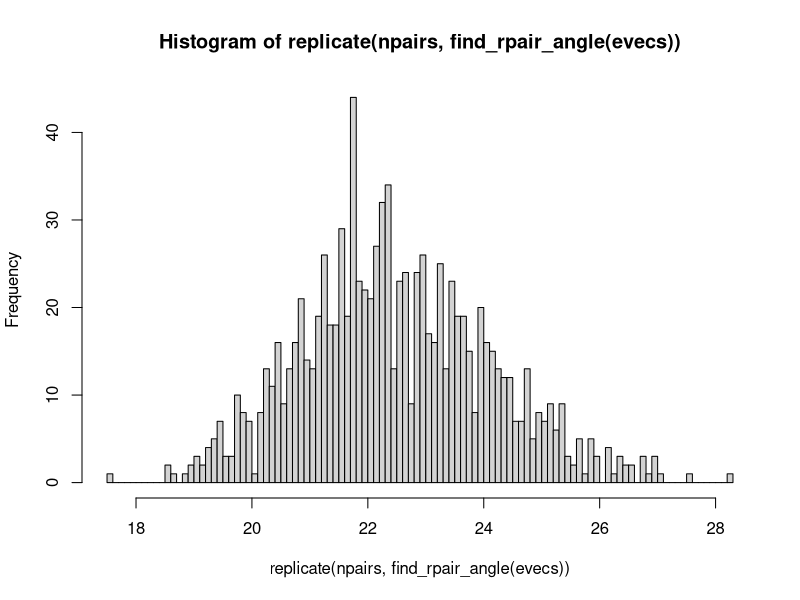
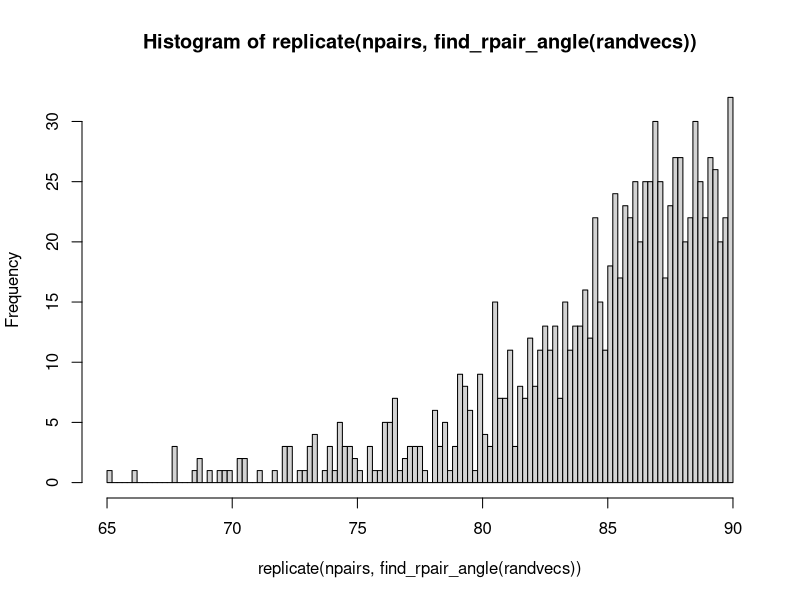

Write the R code that produced these figures, in order.
p <- 200
r <- 0.1
R <- diag(p) + r - diag(p) * r
L <- t(chol(R))
nrep <- 100

check_eval <- function(p, n, L = NULL){
  if(is.null(L)){
    r <- 0.5
    R <- diag(p) + r - diag(p) * r
    L <- t(chol(R))
  } 
  x <- t(L %*% matrix(rnorm(p*n), p, n))
  return(c(svar = var(x[,1]),
           seigen1 = eigen(cov(x))$values[1]))
}

var_vs_eigen <- t(replicate(100, check_eval(p = p, n = 100, L = L)))
var_vs_eigen <- apply(var_vs_eigen, 2, function(x) x / mean(x))
apply(var_vs_eigen, 2, var)

check_evec <- function(p, n, L = NULL){
  if(is.null(L)){
    r <- 0.5
    R <- diag(p) + r - diag(p) * r
    L <- t(chol(R))
  } 
  x <- t(L %*% matrix(rnorm(p*n), p, n))
  return(eigen(cor(x))$vector[,1])
}

r <- 0.1
R <- diag(p) + r - diag(p) * r
L <- t(chol(R))
nrep <- 100
evecs <- replicate(nrep, check_evec(p, 100, L = L))

find_angle <- function(vec1, vec2){
  rads <- acos(sum(vec1 * vec2))
  rads <- min(abs(rads), abs(pi - rads))
  return(rads / 2 / pi * 360)
}

find_rpair_angle <- function(evecs){
  inds <- sample(1:ncol(evecs), 2)
  return(find_angle(evecs[,inds[1]], evecs[,inds[2]]))
}
npairs <- 1E3
hist(replicate(npairs, find_rpair_angle(evecs)), breaks = 100)

generate_hypersphere_points <- function(dim, n_points, L = NULL) {
  points <- matrix(rnorm(n_points * dim), ncol = dim)
  if(!is.null(L)){
    points <- t(L %*% t(points))
  }
  points <- points / sqrt(rowSums(points^2))
  return(points)
}

randvecs <- t(generate_hypersphere_points(p, nrep, L = L))
hist(replicate(npairs, find_rpair_angle(randvecs)), breaks = 100)
